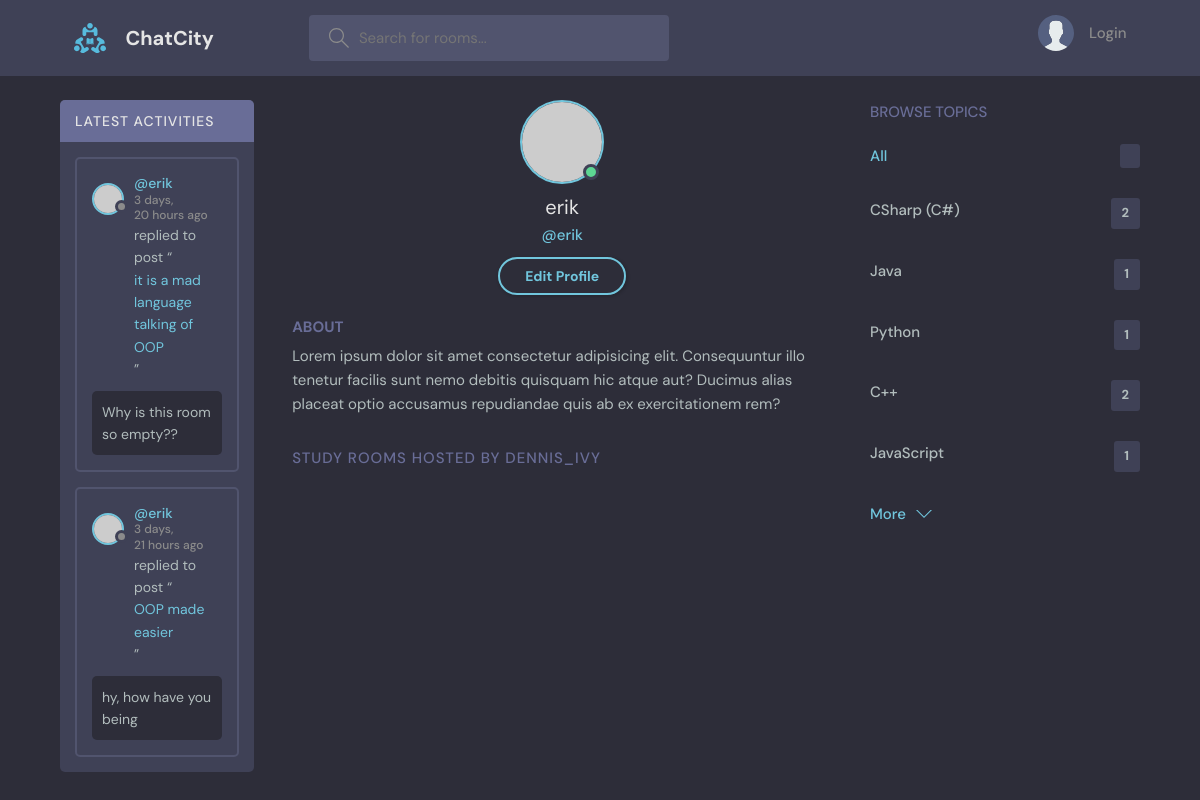
The app's page /profile/3, older data.
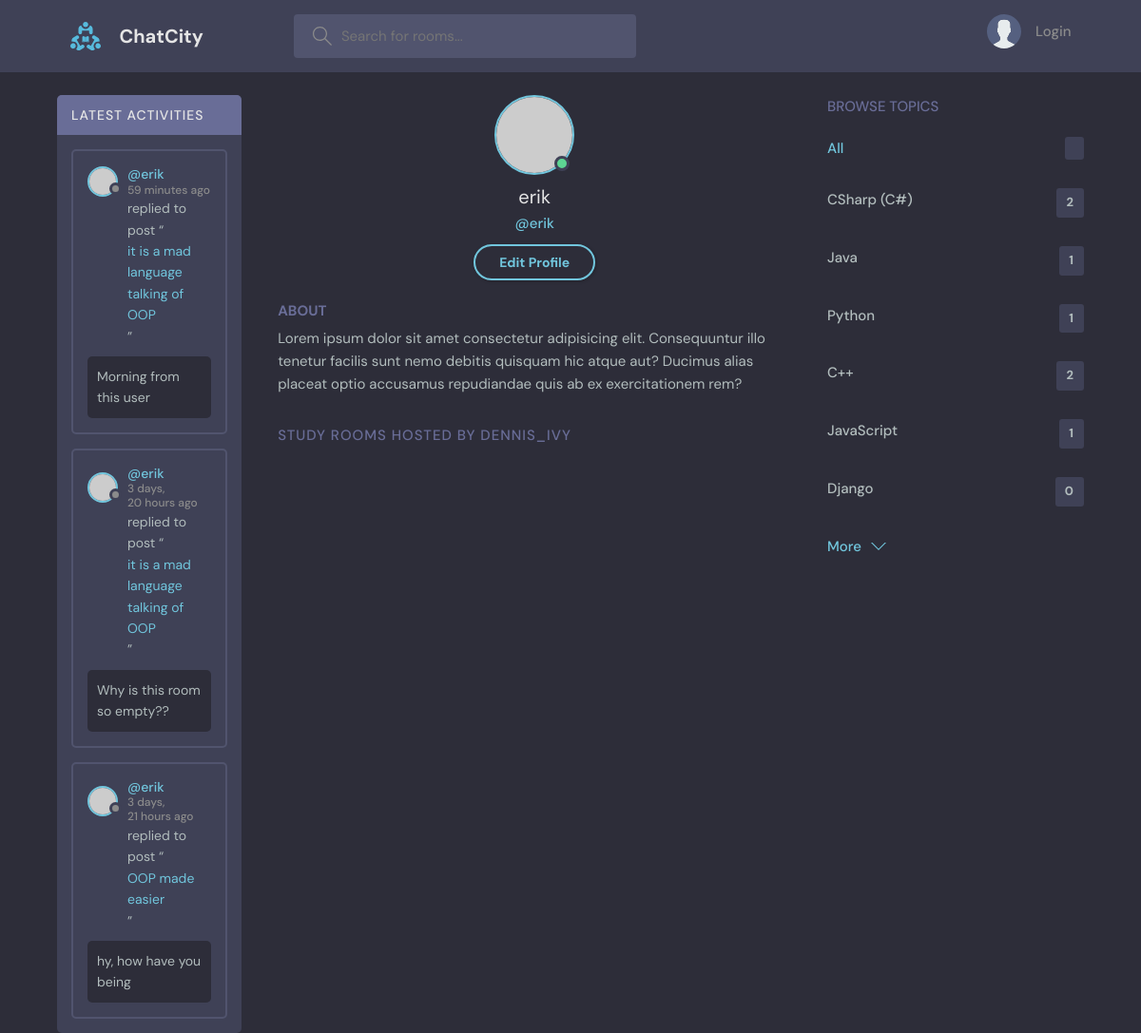
The same page, newer data.
### baseApp/models.py (models this page shows, shortened)
class Message(models.Model):
    user = models.ForeignKey(User, on_delete=models.CASCADE)
    room =models.ForeignKey(Room, on_delete=models.CASCADE)
    msgBody = models.TextField()
    updated = models.DateTimeField(auto_now=True)
    created = models.DateTimeField(auto_now_add=True)
    class Meta:
        ordering = ["-updated", "-created"]

class Room(models.Model):
    topic = models.ForeignKey(Topic, on_delete=models.SET_NULL, null=True)
    host = models.ForeignKey(User, on_delete=models.SET_NULL, null=True)
    participants = models.ManyToManyField(User, related_name="participants", blank=True)
    name = models.CharField(max_length=200)
    description = models.TextField(null = True, blank = True)
    updated = models.DateTimeField(auto_now=True)
    created = models.DateTimeField(auto_now_add=True)
    def __str__(self):
        return self.name
    class Meta:
        ordering = ["-updated", "-created"]

class Topic(models.Model):
    name = models.CharField(max_length=200)

### baseApp/views.py (the view)
# urls.py: path('profile/<int:id>', views.userProfile, name="profile"),
def userProfile(request, id):
    user = User.objects.get(id=id)
    rooms = user.room_set.all()
    activeityMessages = user.message_set.all()
    topics = Topic.objects.all()
    context = {"user":user, "rooms":rooms, "topics":topics, "activeityMessages":activeityMessages}
    return render(request, "base/profile.html", context)

### baseApp/templates/base/profile.html (shortened to what this page needs)
{%extends 'main.html'%} {%block content%}
<main class="profile-page layout layout--3">
  <div class="container">
    <div>{%include 'base/components/activity.html'%}</div>
    <div class="roomList">
      <div class="profile">
        <div class="profile__avatar">
          <div class="avatar avatar--large active">
            <img src="https://randomuser.me/api/portraits/men/11.jpg" />
          </div>
        </div>
        <div class="profile__info">
          <h3>{{user.username}}</h3>
          <p>@{{user.username}}</p>
          <a href="edit-user.html" class="btn btn--main btn--pill">Edit Profile</a>
        </div>
        <div class="profile__about">
          <h3>About</h3>
          <p>
            Lorem ipsum dolor sit amet consectetur adipisicing elit. Consequuntur illo tenetur
            facilis sunt nemo debitis quisquam hic atque aut? Ducimus alias placeat optio
            accusamus repudiandae quis ab ex exercitationem rem?
          </p>
        </div>
      </div>
      <div class="roomList__header">
        <div>
          <h2>Study Rooms Hosted by dennis_ivy</a>
          </h2>
        </div>
      </div>
    </div>
    <div>{%include 'base/components/browse.html'%}</div>
  </div>
</main>
{%endblock content%}

### templates/main.html (shortened to what this page needs)
<!DOCTYPE html>
<html lang="en">
{%load static%}
<head>
    <link rel="stylesheet" href="{% static 'styles/main.css'%}">
</head>
<body>
    {% include "navbar.html" %}
    {% block content %}
    {% endblock content %}
</body>
</html>

### templates/navbar.html (shortened to what this page needs)
{%load static%}
<header class="header header--loggedIn">
  <div class="container">
    <a href="{% url 'home' %}" class="header__logo">
      <img src="{%static 'images/logo.svg'%}" />
      <h1>ChatCity</h1>
    </a>
    <form action="{% url 'home' %}" method="GET" class="header__search">
      <label>
        <input type="text" name="q" placeholder="Search for rooms..." />
      </label>
    </form>
    <nav class="header__menu">
      {%if request.user.is_authenticated%}
      <div class="header__user">
        <a href="{% url 'profile' request.user.id %}">
          <div class="avatar avatar--medium active">
            <img src="https://randomuser.me/api/portraits/men/37.jpg" />
          </div>
          <p>
            {{request.user.username}}<span>@{{request.user.username}}</span>
          </p>
        </a>
        <button class="dropdown-button">
          <svg
            version="1.1"
            xmlns="http://www.w3.org/2000/svg"
            width="32"
            height="32"
            viewBox="0 0 32 32"
          >
            <title>chevron-down</title>
            <path d="M16 21l-13-13h-3l16 16 16-16h-3l-13 13z"></path>
          </svg>
        </button>
      </div>
      <div class="dropdown-menu">
        <a href="settings.html" class="dropdown-link"
          ><svg
            version="1.1"
            xmlns="http://www.w3.org/2000/svg"
            width="32"
            height="32"
            viewBox="0 0 32 32"
          >
            <title>tools</title>
            <path
              d="M27.465 32c-1.211 0-2.35-0.471-3.207-1.328l-9.392-9.391c-2.369 0.898-4.898 0.951-7.355 0.15-3.274-1.074-5.869-3.67-6.943-6.942-0.879-2.682-0.734-5.45 0.419-8.004 0.135-0.299 0.408-0.512 0.731-0.572 0.32-0.051 0.654 0.045 0.887 0.277l5.394 5.395 3.586-3.586-5.394-5.395c-0.232-0.232-0.336-0.564-0.276-0.887s0.272-0.596 0.572-0.732c2.552-1.152 5.318-1.295 8.001-0.418 3.274 1.074 5.869 3.67 6.943 6.942 0.806 2.457 0.752 4.987-0.15 7.358l9.392 9.391c0.844 0.842 1.328 2.012 1.328 3.207-0 2.5-2.034 4.535-4.535 4.535zM15.101 19.102c0.26 0 0.516 0.102 0.707 0.293l9.864 9.863c0.479 0.479 1.116 0.742 1.793 0.742 1.398 0 2.535-1.137 2.535-2.535 0-0.668-0.27-1.322-0.742-1.793l-9.864-9.863c-0.294-0.295-0.376-0.74-0.204-1.119 0.943-2.090 1.061-4.357 0.341-6.555-0.863-2.631-3.034-4.801-5.665-5.666-1.713-0.561-3.468-0.609-5.145-0.164l4.986 4.988c0.391 0.391 0.391 1.023 0 1.414l-5 5c-0.188 0.188-0.441 0.293-0.707 0.293s-0.52-0.105-0.707-0.293l-4.987-4.988c-0.45 1.682-0.397 3.436 0.164 5.146 0.863 2.631 3.034 4.801 5.665 5.666 2.2 0.721 4.466 0.604 6.555-0.342 0.132-0.059 0.271-0.088 0.411-0.088z"
            ></path>
          </svg>
          Settings</a
        >
        <a href="{%url 'logout' %}" class="dropdown-link"
          ><svg
            version="1.1"
            xmlns="http://www.w3.org/2000/svg"
            width="32"
            height="32"
            viewBox="0 0 32 32"
          >
            <title>sign-out</title>
            <path
              d="M3 0h22c0.553 0 1 0 1 0.553l-0 3.447h-2v-2h-20v28h20v-2h2l0 3.447c0 0.553-0.447 0.553-1 0.553h-22c-0.553 0-1-0.447-1-1v-30c0-0.553 0.447-1 1-1z"
            ></path>
            <path
              d="M21.879 21.293l1.414 1.414 6.707-6.707-6.707-6.707-1.414 1.414 4.293 4.293h-14.172v2h14.172l-4.293 4.293z"
            ></path>
          </svg>
          Logout</a
        >
      </div>
      {%else%}
      <a href="{%url 'login' %}">
        <img src="{% static 'images/avatar.svg' %}" />
        <p>Login</p>
      </a>
      {%endif%}
    </nav>
  </div>
</header>

### baseApp/templates/base/components/activity.html (shortened to what this page needs)
<div class="activities">
  <div class="activities__header">
    <h2>Latest Activities</h2>
  </div>
{%for message in activeityMessages%}
  <div class="activities__box">
    <div class="activities__boxHeader roomListRoom__header">
      <a href="{%url 'profile' message.user.id %}" class="roomListRoom__author">
        <div class="avatar avatar--small">
          <img src="https://randomuser.me/api/portraits/women/11.jpg" />
        </div>
        <p>
          @{{message.user}}
          <span>{{message.created|timesince}} ago</span>
        </p>
      </a>
    </div>
    <div class="activities__boxContent">
      <p>
        replied to post “<a href="{% url 'room' message.room.id%}">{{message.room}}</a>”
      </p>
      <div class="activities__boxRoomContent">
        {{message.msgBody}}
      </div>
    </div>
  </div>
{%endfor%}
</div>

### baseApp/templates/base/components/browse.html
<div class="topics">
  <div class="topics__header">
    <h2>Browse Topics</h2>
  </div>
  <ul class="topics__list">
    <li>
      <a href="{%url 'home' %}" class="active">All <span>{{room_count}}</span></a>
    </li>
    {% for topic in topics%}
    <li>
      <a href="{% url 'home'%}?q={{topic.name}}"
        >{{topic.name}} <span>{{topic.room_set.all.count}}</span></a
      >
    </li>
    {%endfor%}
  </ul>
  <a class="btn btn--link" href="topics.html">
    More
    <svg
      version="1.1"
      xmlns="http://www.w3.org/2000/svg"
      width="32"
      height="32"
      viewBox="0 0 32 32"
    >
      <title>chevron-down</title>
      <path d="M16 21l-13-13h-3l16 16 16-16h-3l-13 13z"></path>
    </svg>
  </a>
</div>

Row changes from the older to the newer data that the page shows:
added Message: user "erik", created "59 minutes", room "it is a mad language talking of OOP", msgBody "Morning from this user"
added Topic: name "Django", room_set.all.count "0"
